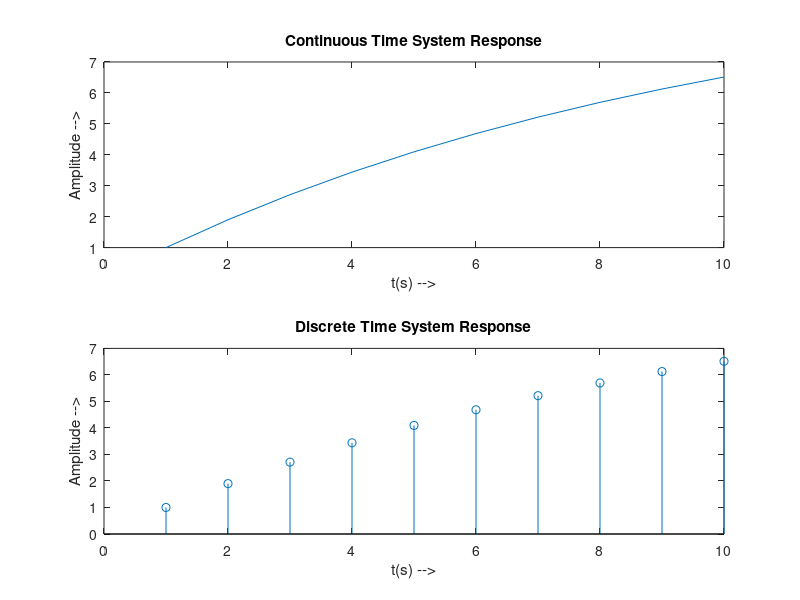

Source code (MATLAB):
clc
clear all
t=1:1:10;
%x=zeros(1,10); It is not necessary
for k=1:length(t)
    if(t(1,k)>=0)
        x(1,k)=1;
    else
        x(k)=0;% x(1,k)is same as x(k) as in 1D array
    end
end
%here x is unit step function
y_init=0;
for n=1:length(t)
    if(n==1)
        y(n)=x(t(n))+0.9*y_init;
    else
        y(n)=x(t(n))+0.9*y(n-1)
%if here ; is not used then it will print all values of y for every iteration of loop
%here indices must not be less than 1 as in t(n) or y(n)
    end
end
subplot(211),plot(t,y)
xlabel('t(s) -->')
ylabel('Amplitude -->')
title('Continuous Time System Response');
subplot(212),stem(t,y)
xlabel('t(s) -->')
ylabel('Amplitude -->')
title('Discrete Time System Response');